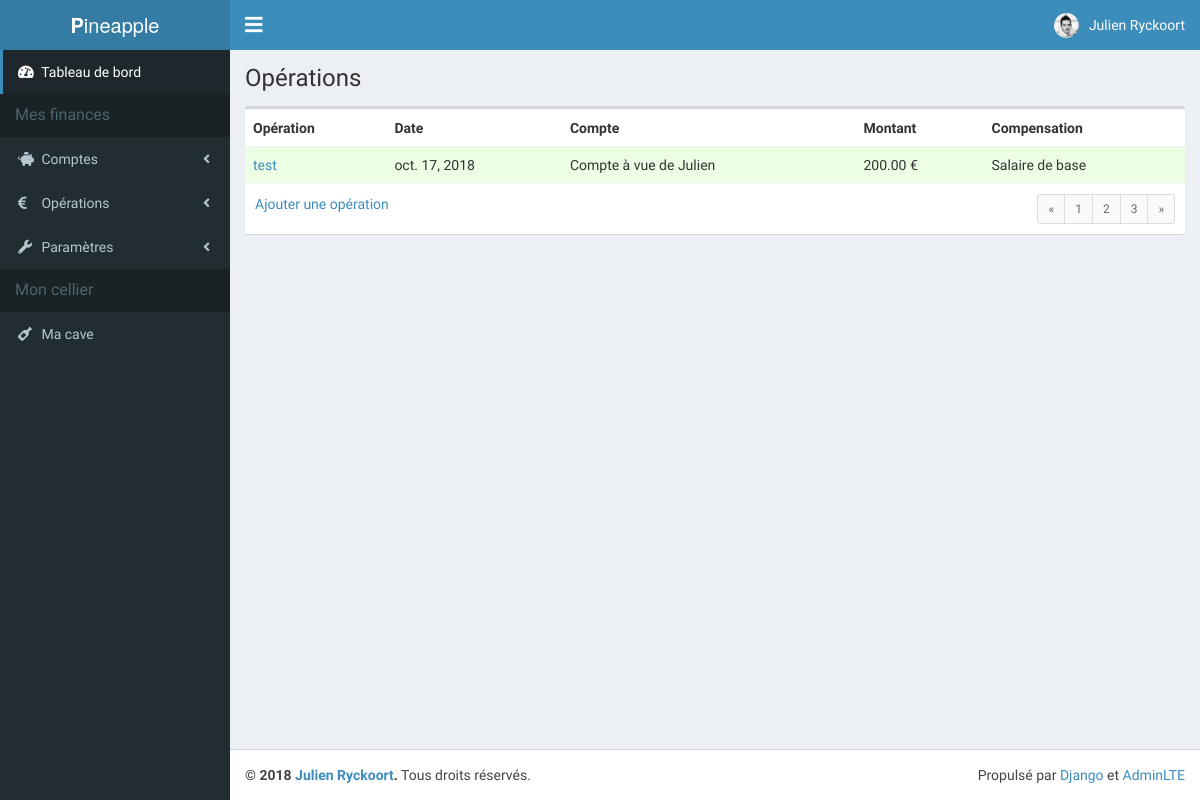
The page /accounting/operations/view/11 (signed in) on the database its author committed.
### accounting/models.py (models this page shows, shortened)
class AccountingEntry(models.Model):
    account = models.ForeignKey('Account', on_delete=models.CASCADE)
    counterparty_account = models.ForeignKey('Account', on_delete=models.CASCADE, blank=True, null=True, related_name='accounting_entry_counterparty')
    compensation_account = models.ForeignKey('CompensationAccount', on_delete=models.CASCADE, blank=True, null=True, default=None)
    date = models.DateField()
    amount = models.DecimalField(max_digits=13, decimal_places=2)
    name = models.CharField(max_length=200)
    text = models.TextField(default=None, blank=True, null=True)

class Account(models.Model):
    budget = models.ForeignKey('Budget', on_delete=models.CASCADE)
    name = models.CharField(max_length=200)
    text = models.TextField(default=None, blank=True, null=True)
    balance = models.DecimalField(max_digits=13, decimal_places=2)
    type = models.ForeignKey('AccountType', on_delete=models.PROTECT)
    class Meta:
        ordering = ('budget','type',)

class CompensationAccount(models.Model):
    budget = models.ForeignKey('Budget', on_delete=models.CASCADE)
    name = models.CharField(max_length=200)
    text = models.TextField(default=None, blank=True, null=True)
    balance = models.DecimalField(max_digits=13, decimal_places=2)
    category = models.ForeignKey('CompensationAccountCategory', on_delete=models.PROTECT)
    class Meta:
        ordering = ('budget','category',)

### accounting/views.py (the view)
# urls.py: path('operations/view/<id_operation>', views.view_operation, name='view_operation'),
def view_operation(request, id_operation):
    entry = AccountingEntry.objects.get(id=id_operation)
    return render(request, 'accounting/view_operation.html', locals())

### accounting/templates/accounting/view_operation.html (shortened to what this page needs)
{% extends 'base.html' %}
{% block header %}
<h1>
  Opérations
</h1>
{% endblock %}
{% block content %}
<div class="box">
  <div class="box-body no-padding">
    <table class="table">
      <tbody>
        <tr>
          <th>Opération</th>
          <th>Date</th>
          <th>Compte</th>
          <th>Montant</th>
          <th>Compensation</th>
        </tr>
        <tr {% if entry.amount >= 0 %} class="table-operations-income" {% else %} class="table-operations-expense" {% endif %}>
          <td><a href="{% url 'view_operation' entry.id %}">{{ entry.name }}</a></td>
          <td>{{ entry.date }}</td>
          <td>{{ entry.account.name }}</td>
          <td>{{ entry.amount }} €</td>
          <td>{{ entry.compensation_account.name }}</td>
        </tr>
      </tbody>
    </table>
  </div>
  <div class="box-footer clearfix">
    <a href="{% url 'add_operation' %}">Ajouter une opération</a>
    <ul class="pagination pagination-sm no-margin pull-right">
      <li><a href="#">&laquo;</a></li>
      <li><a href="#">1</a></li>
      <li><a href="#">2</a></li>
      <li><a href="#">3</a></li>
      <li><a href="#">&raquo;</a></li>
    </ul>
  </div>
</div>
{% endblock %}

### project_templates/base.html (shortened to what this page needs)
{% load static %}
{% load humanize %}
<!DOCTYPE html>
<html>
<head>
  <link rel="stylesheet" href="{% static 'bower_components/bootstrap/dist/css/bootstrap.min.css' %}">
  <link rel="stylesheet" href="https://use.fontawesome.com/releases/v5.4.1/css/all.css">
  <link rel="stylesheet" href="{% static 'dist/css/AdminLTE.css' %}">
  <link rel="stylesheet" href="{% static 'dist/css/skins/skin-blue.min.css' %}">
  <link rel="stylesheet" href="{% static 'dist/css/pineapple.css' %}">
</head>
<body class="hold-transition skin-blue sidebar-mini">
<div class="wrapper">
  <header class="main-header">
    <a href="#" class="logo">
      <span class="logo-lg"><b>P</b>ineapple</span>
    </a>
    <nav class="navbar navbar-static-top" role="navigation">
      <a href="#" class="sidebar-toggle fa fa-bars" data-toggle="push-menu" role="button">
      </a>
      <div class="navbar-custom-menu">
        <ul class="nav navbar-nav">
          <li class="dropdown user user-menu">
            <a href="#" class="dropdown-toggle" data-toggle="dropdown">
              <img src="{% static 'dist/img/julien.jpg' %}" class="user-image" alt="User Image">
              <span class="hidden-xs">{{ request.user.first_name }} {{ request.user.last_name  }}</span>
            </a>
          </li>
        </ul>
      </div>
    </nav>
  </header>
  <aside class="main-sidebar">
    <section class="sidebar">
      <ul class="sidebar-menu" data-widget="tree">
        <li class="active">
          <a href="#">
            <i class="fa fa-tachometer-alt"></i>
            <span>Tableau de bord</span>
          </a>
        </li>
        <li class="header">Mes finances</li>
        <li class="treeview">
          <a href="#">
            <i class="fa fa-piggy-bank"></i>
            <span>Comptes</span>
            <span class="pull-right-container">
              <i class="fa fa-angle-left pull-right"></i>
            </span>
          </a>
        </li>
        <li class="treeview">
          <a href="#">
            <i class="fa fa-euro-sign"></i>
            <span>Opérations</span>
            <span class="pull-right-container">
              <i class="fa fa-angle-left pull-right"></i>
            </span>
          </a>
        </li>
        <li class="treeview">
          <a href="#">
            <i class="fa fa-wrench"></i>
            <span>Paramètres</span>
            <span class="pull-right-container">
              <i class="fa fa-angle-left pull-right"></i>
            </span>
          </a>
        </li>
        <li class="header">Mon cellier</li>
        <li>
          <a href="#">
            <i class="fa fa-wine-bottle"></i>
            <span>Ma cave</span>
          </a>
        </li>
      </ul>
    </section>
  </aside>
  <div class="content-wrapper">
    <section class="content-header">
      {% block header %}
      {% endblock %}
    </section>
    <section class="content container-fluid">
      {% block content %}
      {% endblock %}
    </section>
  </div>
  <footer class="main-footer">
    <div class="pull-right hidden-xs">
      Propulsé par <a href="https://www.djangoproject.com/" target="_blank">Django</a> et <a href="https://adminlte.io/" target="_blank">AdminLTE</a>
    </div>
    <strong>&copy; 2018 <a href="https://www.facebook.com/jryckoort" target="_blank">Julien Ryckoort</a>.</strong> Tous droits réservés.
  </footer>
</div>
</body>
</html>

### rows shown on the page
AccountingEntry: name "test", date "oct. 17, 2018", account.name "Compte à vue de Julien", amount "200.00", compensation_account.name "Salaire de base"

### other values the page prints
{{ request.user.first_name }} "Julien"
{{ request.user.last_name }} "Ryckoort"
